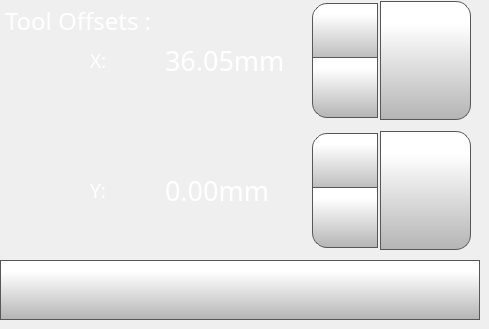
    <widget class="QWidget" name="page">
     <widget class="QLabel" name="bedLabel_3">
      <property name="geometry">
       <rect>
        <x>350</x>
        <y>60</y>
        <width>70</width>
        <height>21</height>
       </rect>
      </property>
      <property name="font">
       <font>
        <family>Gotham Light</family>
        <pointsize>14</pointsize>
        <weight>50</weight>
        <bold>false</bold>
       </font>
      </property>
      <property name="styleSheet">
       <string notr="true">color: rgb(255, 255, 255);</string>
      </property>
      <property name="text">
       <string>Y:</string>
      </property>
     </widget>
     <widget class="QLabel" name="tollOffsetXLabel">
      <property name="geometry">
       <rect>
        <x>90</x>
        <y>50</y>
        <width>70</width>
        <height>21</height>
       </rect>
      </property>
      <property name="font">
       <font>
        <family>Gotham Light</family>
        <pointsize>14</pointsize>
        <weight>50</weight>
        <bold>false</bold>
       </font>
      </property>
      <property name="styleSheet">
       <string notr="true">color: rgb(255, 255, 255);</string>
      </property>
      <property name="text">
       <string>X:</string>
      </property>
     </widget>
     <widget class="QPushButton" name="toolOffsetBackButton">
      <property name="geometry">
       <rect>
        <x>0</x>
        <y>260</y>
        <width>480</width>
        <height>60</height>
       </rect>
      </property>
      <property name="minimumSize">
       <size>
        <width>0</width>
        <height>0</height>
       </size>
      </property>
      <property name="font">
       <font>
        <family>Gotham Light</family>
        <pointsize>9</pointsize>
       </font>
      </property>
      <property name="styleSheet">
       <string notr="true">QPushButton {
     border: 1px solid rgb(87, 87, 87);
	background-color: qlineargradient(spread:pad, x1:0, y1:1, x2:0, y2:0.188, stop:0 rgba(180, 180, 180, 255), stop:1 rgba(255, 255, 255, 255));


}

QPushButton:pressed {
    background-color: qlineargradient(x1: 0, y1: 0, x2: 0, y2: 1,
                                      stop: 0 #dadbde, stop: 1 #f6f7fa);
}

QPushButton:flat {
    border: none; /* no border for a flat push button */
}

QPushButton:default {
    border-color: navy; /* make the default button prominent */
}

QPushButton:focus {
	outline: none;
}</string>
      </property>
      <property name="text">
       <string/>
      </property>
      <property name="icon">
       <iconset>
        <normaloff>../octoprint_Julia3GTouchUI/templates/img/arrows-4.png</normaloff>../octoprint_Julia3GTouchUI/templates/img/arrows-4.png</iconset>
      </property>
      <property name="iconSize">
       <size>
        <width>50</width>
        <height>50</height>
       </size>
      </property>
      <property name="checkable">
       <bool>false</bool>
      </property>
      <property name="autoDefault">
       <bool>false</bool>
      </property>
      <property name="default">
       <bool>false</bool>
      </property>
      <property name="flat">
       <bool>false</bool>
      </property>
     </widget>
     <widget class="QLabel" name="toolOffsetLabel">
      <property name="geometry">
       <rect>
        <x>5</x>
        <y>5</y>
        <width>231</width>
        <height>31</height>
       </rect>
      </property>
      <property name="font">
       <font>
        <family>Gotham</family>
        <pointsize>18</pointsize>
        <weight>50</weight>
        <bold>false</bold>
       </font>
      </property>
      <property name="styleSheet">
       <string notr="true">color: rgb(255, 255, 255);</string>
      </property>
      <property name="text">
       <string>Tool Offsets :</string>
      </property>
     </widget>
     <widget class="QDoubleSpinBox" name="toolOffsetXDoubleSpinBox">
      <property name="geometry">
       <rect>
        <x>160</x>
        <y>0</y>
        <width>221</width>
        <height>121</height>
       </rect>
      </property>
      <property name="font">
       <font>
        <family>Gotham</family>
        <pointsize>20</pointsize>
       </font>
      </property>
      <property name="styleSheet">
       <string notr="true">QDoubleSpinBox {
    padding-right: 5px; /* make room for the arrows */
	color: rgb(255, 255, 255);
	background-color: rgba(255, 255, 255, 0);
   
}
QDoubleSpinBox ::text:selected {
	background-color: rgb(255, 146, 57);
   
}
QDoubleSpinBox::up-button {
     border: 1px solid rgb(87, 87, 87);

border-top-left-radius: 15px;
	background-color: qlineargradient(spread:pad, x1:0, y1:1, x2:0, y2:0.188, stop:0 rgba(180, 180, 180, 255), stop:1 rgba(255, 255, 255, 255));
    width: 60px;
     height: 55px;
    padding: 2px;
}

QDoubleSpinBox::up-arrow { 
image: url(./templates/img/arrows.png);
    width: 40px;
     height: 40px;
padding: 5px;
}



QDoubleSpinBox::up-button:pressed {
    background-color: qlineargradient(x1: 0, y1: 0, x2: 0, y2: 1,
                                      stop: 0 #dadbde, stop: 1 #f6f7fa);
}


QDoubleSpinBox::down-button {
     border: 1px solid rgb(87, 87, 87);
border-bottom-left-radius: 15px;
	background-color: qlineargradient(spread:pad, x1:0, y1:1, x2:0, y2:0.188, stop:0 rgba(180, 180, 180, 255), stop:1 rgba(255, 255, 255, 255));
    width: 60px;
     height: 55px;
    padding: 2px;
}

QDoubleSpinBox::down-arrow { 
image: url(./templates/img/arrows-5.png);
    width: 40px;
    height: 40px;
padding: 5px;
}

QDoubleSpinBox::down-button:pressed {
    background-color: qlineargradient(x1: 0, y1: 0, x2: 0, y2: 1,
                                      stop: 0 #dadbde, stop: 1 #f6f7fa);

}

</string>
      </property>
      <property name="readOnly">
       <bool>false</bool>
      </property>
      <property name="buttonSymbols">
       <enum>QAbstractSpinBox::UpDownArrows</enum>
      </property>
      <property name="accelerated">
       <bool>true</bool>
      </property>
      <property name="suffix">
       <string>mm</string>
      </property>
      <property name="decimals">
       <number>2</number>
      </property>
      <property name="minimum">
       <double>34.049999999999997</double>
      </property>
      <property name="maximum">
       <double>38.049999999999997</double>
      </property>
      <property name="singleStep">
       <double>0.050000000000000</double>
      </property>
      <property name="value">
       <double>36.049999999999997</double>
      </property>
     </widget>
     <widget class="QPushButton" name="toolOffsetXSetButton">
      <property name="geometry">
       <rect>
        <x>380</x>
        <y>1</y>
        <width>91</width>
        <height>119</height>
       </rect>
      </property>
      <property name="font">
       <font>
        <family>Gotham</family>
        <pointsize>13</pointsize>
       </font>
      </property>
      <property name="styleSheet">
       <string notr="true">QPushButton {
     border: 1px solid rgb(87, 87, 87);
	background-color: qlineargradient(spread:pad, x1:0, y1:1, x2:0, y2:0.188, stop:0 rgba(180, 180, 180, 255), stop:1 rgba(255, 255, 255, 255));
border-top-right-radius: 15px;
border-bottom-right-radius: 15px;

}

QPushButton:pressed {
    background-color: qlineargradient(x1: 0, y1: 0, x2: 0, y2: 1,
                                      stop: 0 #dadbde, stop: 1 #f6f7fa);
}

QPushButton:flat {
    border: none; /* no border for a flat push button */
}

QPushButton:default {
    border-color: navy; /* make the default button prominent */
}
QPushButton:focus {
	outline: none;
}</string>
      </property>
      <property name="text">
       <string/>
      </property>
      <property name="icon">
       <iconset>
        <normaloff>../octoprint_Julia3GTouchUI/templates/img/verification-mark.png</normaloff>../octoprint_Julia3GTouchUI/templates/img/verification-mark.png</iconset>
      </property>
      <property name="iconSize">
       <size>
        <width>50</width>
        <height>50</height>
       </size>
      </property>
     </widget>
     <widget class="QPushButton" name="toolOffsetSetYButton">
      <property name="geometry">
       <rect>
        <x>380</x>
        <y>131</y>
        <width>91</width>
        <height>119</height>
       </rect>
      </property>
      <property name="font">
       <font>
        <family>Gotham</family>
        <pointsize>13</pointsize>
       </font>
      </property>
      <property name="styleSheet">
       <string notr="true">QPushButton {
     border: 1px solid rgb(87, 87, 87);
	background-color: qlineargradient(spread:pad, x1:0, y1:1, x2:0, y2:0.188, stop:0 rgba(180, 180, 180, 255), stop:1 rgba(255, 255, 255, 255));
border-top-right-radius: 15px;
border-bottom-right-radius: 15px;

}

QPushButton:pressed {
    background-color: qlineargradient(x1: 0, y1: 0, x2: 0, y2: 1,
                                      stop: 0 #dadbde, stop: 1 #f6f7fa);
}

QPushButton:flat {
    border: none; /* no border for a flat push button */
}

QPushButton:default {
    border-color: navy; /* make the default button prominent */
}
QPushButton:focus {
	outline: none;
}</string>
      </property>
      <property name="text">
       <string/>
      </property>
      <property name="icon">
       <iconset>
        <normaloff>../octoprint_Julia3GTouchUI/templates/img/verification-mark.png</normaloff>../octoprint_Julia3GTouchUI/templates/img/verification-mark.png</iconset>
      </property>
      <property name="iconSize">
       <size>
        <width>50</width>
        <height>50</height>
       </size>
      </property>
     </widget>
     <widget class="QDoubleSpinBox" name="toolOffsetYDoubleSpinBox">
      <property name="geometry">
       <rect>
        <x>160</x>
        <y>130</y>
        <width>221</width>
        <height>121</height>
       </rect>
      </property>
      <property name="font">
       <font>
        <family>Gotham</family>
        <pointsize>20</pointsize>
       </font>
      </property>
      <property name="styleSheet">
       <string notr="true">QDoubleSpinBox {
    padding-right: 5px; /* make room for the arrows */
	color: rgb(255, 255, 255);
	background-color: rgba(255, 255, 255, 0);
   
}
QDoubleSpinBox ::text:selected {
	background-color: rgb(255, 146, 57);
   
}
QDoubleSpinBox::up-button {
     border: 1px solid rgb(87, 87, 87);

border-top-left-radius: 15px;
	background-color: qlineargradient(spread:pad, x1:0, y1:1, x2:0, y2:0.188, stop:0 rgba(180, 180, 180, 255), stop:1 rgba(255, 255, 255, 255));
    width: 60px;
     height: 55px;
    padding: 2px;
}

QDoubleSpinBox::up-arrow { 
image: url(./templates/img/arrows.png);
    width: 40px;
     height: 40px;
padding: 5px;
}



QDoubleSpinBox::up-button:pressed {
    background-color: qlineargradient(x1: 0, y1: 0, x2: 0, y2: 1,
                                      stop: 0 #dadbde, stop: 1 #f6f7fa);
}


QDoubleSpinBox::down-button {
     border: 1px solid rgb(87, 87, 87);
border-bottom-left-radius: 15px;
	background-color: qlineargradient(spread:pad, x1:0, y1:1, x2:0, y2:0.188, stop:0 rgba(180, 180, 180, 255), stop:1 rgba(255, 255, 255, 255));
    width: 60px;
     height: 55px;
    padding: 2px;
}

QDoubleSpinBox::down-arrow { 
image: url(./templates/img/arrows-5.png);
    width: 40px;
    height: 40px;
padding: 5px;
}

QDoubleSpinBox::down-button:pressed {
    background-color: qlineargradient(x1: 0, y1: 0, x2: 0, y2: 1,
                                      stop: 0 #dadbde, stop: 1 #f6f7fa);

}

</string>
      </property>
      <property name="readOnly">
       <bool>false</bool>
      </property>
      <property name="buttonSymbols">
       <enum>QAbstractSpinBox::UpDownArrows</enum>
      </property>
      <property name="accelerated">
       <bool>true</bool>
      </property>
      <property name="suffix">
       <string>mm</string>
      </property>
      <property name="decimals">
       <number>2</number>
      </property>
      <property name="minimum">
       <double>-2.000000000000000</double>
      </property>
      <property name="maximum">
       <double>2.000000000000000</double>
      </property>
      <property name="singleStep">
       <double>0.050000000000000</double>
      </property>
     </widget>
     <widget class="QLabel" name="toolOffsetYLabel">
      <property name="geometry">
       <rect>
        <x>90</x>
        <y>180</y>
        <width>70</width>
        <height>21</height>
       </rect>
      </property>
      <property name="font">
       <font>
        <family>Gotham Light</family>
        <pointsize>14</pointsize>
        <weight>50</weight>
        <bold>false</bold>
       </font>
      </property>
      <property name="styleSheet">
       <string notr="true">color: rgb(255, 255, 255);</string>
      </property>
      <property name="text">
       <string>Y:</string>
      </property>
     </widget>
    </widget>
